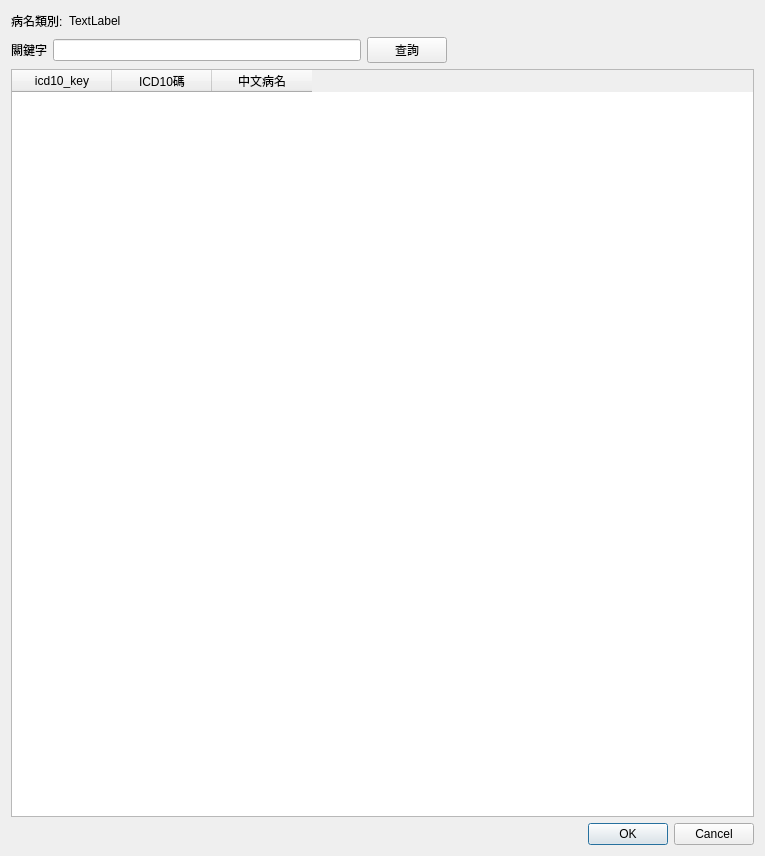
<?xml version="1.0" encoding="UTF-8"?>
<ui version="4.0">
 <class>Dialog_input_disease</class>
 <widget class="QDialog" name="Dialog_input_disease">
  <property name="windowModality">
   <enum>Qt::NonModal</enum>
  </property>
  <property name="geometry">
   <rect>
    <x>0</x>
    <y>0</y>
    <width>765</width>
    <height>856</height>
   </rect>
  </property>
  <property name="sizePolicy">
   <sizepolicy hsizetype="Preferred" vsizetype="Preferred">
    <horstretch>0</horstretch>
    <verstretch>0</verstretch>
   </sizepolicy>
  </property>
  <property name="windowTitle">
   <string>病名資料設定</string>
  </property>
  <property name="modal">
   <bool>false</bool>
  </property>
  <layout class="QVBoxLayout" name="verticalLayout">
   <item>
    <layout class="QHBoxLayout" name="horizontalLayout_2">
     <item>
      <widget class="QLabel" name="label_2">
       <property name="text">
        <string>病名類別:</string>
       </property>
      </widget>
     </item>
     <item>
      <widget class="QLabel" name="label_groups_name">
       <property name="text">
        <string>TextLabel</string>
       </property>
      </widget>
     </item>
     <item>
      <spacer name="horizontalSpacer_2">
       <property name="orientation">
        <enum>Qt::Horizontal</enum>
       </property>
       <property name="sizeHint" stdset="0">
        <size>
         <width>40</width>
         <height>20</height>
        </size>
       </property>
      </spacer>
     </item>
    </layout>
   </item>
   <item>
    <layout class="QHBoxLayout" name="horizontalLayout">
     <item>
      <widget class="QLabel" name="label">
       <property name="sizePolicy">
        <sizepolicy hsizetype="Preferred" vsizetype="Preferred">
         <horstretch>0</horstretch>
         <verstretch>0</verstretch>
        </sizepolicy>
       </property>
       <property name="autoFillBackground">
        <bool>false</bool>
       </property>
       <property name="text">
        <string>關鍵字</string>
       </property>
       <property name="alignment">
        <set>Qt::AlignRight|Qt::AlignTrailing|Qt::AlignVCenter</set>
       </property>
       <property name="wordWrap">
        <bool>false</bool>
       </property>
      </widget>
     </item>
     <item>
      <widget class="QLineEdit" name="lineEdit_keyword"/>
     </item>
     <item>
      <widget class="QPushButton" name="pushButton_query">
       <property name="text">
        <string>查詢</string>
       </property>
      </widget>
     </item>
     <item>
      <spacer name="horizontalSpacer">
       <property name="orientation">
        <enum>Qt::Horizontal</enum>
       </property>
       <property name="sizeHint" stdset="0">
        <size>
         <width>40</width>
         <height>20</height>
        </size>
       </property>
      </spacer>
     </item>
    </layout>
   </item>
   <item>
    <widget class="QTableWidget" name="tableWidget_disease">
     <property name="editTriggers">
      <set>QAbstractItemView::NoEditTriggers</set>
     </property>
     <property name="alternatingRowColors">
      <bool>true</bool>
     </property>
     <property name="selectionMode">
      <enum>QAbstractItemView::SingleSelection</enum>
     </property>
     <property name="selectionBehavior">
      <enum>QAbstractItemView::SelectRows</enum>
     </property>
     <column>
      <property name="text">
       <string>icd10_key</string>
      </property>
     </column>
     <column>
      <property name="text">
       <string>ICD10碼</string>
      </property>
     </column>
     <column>
      <property name="text">
       <string>中文病名</string>
      </property>
     </column>
    </widget>
   </item>
   <item>
    <widget class="QDialogButtonBox" name="buttonBox">
     <property name="orientation">
      <enum>Qt::Horizontal</enum>
     </property>
     <property name="standardButtons">
      <set>QDialogButtonBox::Cancel|QDialogButtonBox::Ok</set>
     </property>
     <property name="centerButtons">
      <bool>false</bool>
     </property>
    </widget>
   </item>
  </layout>
 </widget>
 <resources/>
 <connections>
  <connection>
   <sender>buttonBox</sender>
   <signal>accepted()</signal>
   <receiver>Dialog_input_disease</receiver>
   <slot>accept()</slot>
   <hints>
    <hint type="sourcelabel">
     <x>248</x>
     <y>254</y>
    </hint>
    <hint type="destinationlabel">
     <x>157</x>
     <y>274</y>
    </hint>
   </hints>
  </connection>
  <connection>
   <sender>buttonBox</sender>
   <signal>rejected()</signal>
   <receiver>Dialog_input_disease</receiver>
   <slot>reject()</slot>
   <hints>
    <hint type="sourcelabel">
     <x>316</x>
     <y>260</y>
    </hint>
    <hint type="destinationlabel">
     <x>286</x>
     <y>274</y>
    </hint>
   </hints>
  </connection>
 </connections>
</ui>
